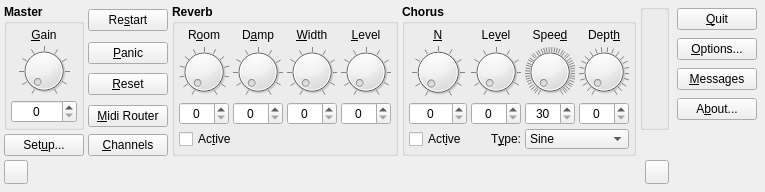
<?xml version="1.0" encoding="UTF-8"?>
<ui version="4.0">
 <author>rncbc aka Rui Nuno Capela</author>
 <comment>qsynth - A fluidsynth Qt GUI Interface.

   Copyright (C) 2003-2023, rncbc aka Rui Nuno Capela. All rights reserved.

   This program is free software; you can redistribute it and/or
   modify it under the terms of the GNU General Public License
   as published by the Free Software Foundation; either version 2
   of the License, or (at your option) any later version.

   This program is distributed in the hope that it will be useful,
   but WITHOUT ANY WARRANTY; without even the implied warranty of
   MERCHANTABILITY or FITNESS FOR A PARTICULAR PURPOSE.  See the
   GNU General Public License for more details.

   You should have received a copy of the GNU General Public License along
   with this program; if not, write to the Free Software Foundation, Inc.,
   51 Franklin Street, Fifth Floor, Boston, MA 02110-1301 USA.

 </comment>
 <class>qsynthMainForm</class>
 <widget class="QWidget" name="qsynthMainForm">
  <property name="geometry">
   <rect>
    <x>0</x>
    <y>0</y>
    <width>749</width>
    <height>192</height>
   </rect>
  </property>
  <property name="windowIcon">
   <iconset resource="qsynth.qrc">:/images/qsynth.svg</iconset>
  </property>
  <layout class="QGridLayout">
   <item row="0" column="0" rowspan="4">
    <widget class="QGroupBox" name="GainGroupBox">
     <property name="font">
      <font>
       <weight>75</weight>
       <bold>true</bold>
      </font>
     </property>
     <property name="title">
      <string>Master</string>
     </property>
     <layout class="QVBoxLayout">
      <property name="spacing">
       <number>4</number>
      </property>
      <property name="margin">
       <number>4</number>
      </property>
      <item>
       <widget class="QLabel" name="GainTextLabel">
        <property name="font">
         <font>
          <weight>50</weight>
          <bold>false</bold>
         </font>
        </property>
        <property name="text">
         <string>&amp;Gain</string>
        </property>
        <property name="alignment">
         <set>Qt::AlignCenter</set>
        </property>
        <property name="wordWrap">
         <bool>false</bool>
        </property>
        <property name="buddy">
         <cstring>GainSpinBox</cstring>
        </property>
       </widget>
      </item>
      <item>
       <widget class="qsynthKnob" name="GainDial">
        <property name="font">
         <font>
          <weight>50</weight>
          <bold>false</bold>
         </font>
        </property>
        <property name="toolTip">
         <string>Master Gain</string>
        </property>
        <property name="maximum">
         <number>200</number>
        </property>
        <property name="orientation">
         <enum>Qt::Horizontal</enum>
        </property>
        <property name="notchTarget">
         <double>20.0</double>
        </property>
        <property name="notchesVisible">
         <bool>true</bool>
        </property>
       </widget>
      </item>
      <item>
       <widget class="QSpinBox" name="GainSpinBox">
        <property name="font">
         <font>
          <weight>50</weight>
          <bold>false</bold>
         </font>
        </property>
        <property name="toolTip">
         <string>Master Gain</string>
        </property>
        <property name="alignment">
         <set>Qt::AlignHCenter</set>
        </property>
        <property name="maximum">
         <number>200</number>
        </property>
       </widget>
      </item>
     </layout>
    </widget>
   </item>
   <item row="0" column="1">
    <widget class="QPushButton" name="RestartPushButton">
     <property name="toolTip">
      <string>Complete engine restart</string>
     </property>
     <property name="text">
      <string>Re&amp;start</string>
     </property>
     <property name="icon">
      <iconset resource="qsynth.qrc">:/images/restart1.png</iconset>
     </property>
    </widget>
   </item>
   <item row="0" column="2" rowspan="5">
    <widget class="QGroupBox" name="ReverbGroupBox">
     <property name="font">
      <font>
       <weight>75</weight>
       <bold>true</bold>
      </font>
     </property>
     <property name="title">
      <string>Reverb</string>
     </property>
     <layout class="QGridLayout">
      <property name="margin">
       <number>4</number>
      </property>
      <property name="spacing">
       <number>4</number>
      </property>
      <item row="3" column="0" colspan="4">
       <widget class="QCheckBox" name="ReverbActiveCheckBox">
        <property name="minimumSize">
         <size>
          <width>0</width>
          <height>20</height>
         </size>
        </property>
        <property name="font">
         <font>
          <weight>50</weight>
          <bold>false</bold>
         </font>
        </property>
        <property name="toolTip">
         <string>Reverb effect activation</string>
        </property>
        <property name="text">
         <string>Ac&amp;tive</string>
        </property>
       </widget>
      </item>
      <item row="2" column="3">
       <widget class="QSpinBox" name="ReverbLevelSpinBox">
        <property name="font">
         <font>
          <weight>50</weight>
          <bold>false</bold>
         </font>
        </property>
        <property name="toolTip">
         <string>Reverb Level</string>
        </property>
        <property name="alignment">
         <set>Qt::AlignHCenter</set>
        </property>
        <property name="maximum">
         <number>100</number>
        </property>
       </widget>
      </item>
      <item row="1" column="3">
       <widget class="qsynthKnob" name="ReverbLevelDial">
        <property name="font">
         <font>
          <weight>50</weight>
          <bold>false</bold>
         </font>
        </property>
        <property name="toolTip">
         <string>Reverb Level</string>
        </property>
        <property name="maximum">
         <number>100</number>
        </property>
        <property name="orientation">
         <enum>Qt::Horizontal</enum>
        </property>
        <property name="notchTarget">
         <double>10.0</double>
        </property>
        <property name="notchesVisible">
         <bool>true</bool>
        </property>
       </widget>
      </item>
      <item row="0" column="3">
       <widget class="QLabel" name="ReverbLevelTextLabel">
        <property name="font">
         <font>
          <weight>50</weight>
          <bold>false</bold>
         </font>
        </property>
        <property name="text">
         <string>&amp;Level</string>
        </property>
        <property name="alignment">
         <set>Qt::AlignCenter</set>
        </property>
        <property name="wordWrap">
         <bool>false</bool>
        </property>
        <property name="buddy">
         <cstring>ReverbLevelSpinBox</cstring>
        </property>
       </widget>
      </item>
      <item row="2" column="2">
       <widget class="QSpinBox" name="ReverbWidthSpinBox">
        <property name="font">
         <font>
          <weight>50</weight>
          <bold>false</bold>
         </font>
        </property>
        <property name="toolTip">
         <string>Reverb Width</string>
        </property>
        <property name="alignment">
         <set>Qt::AlignHCenter</set>
        </property>
        <property name="maximum">
         <number>100</number>
        </property>
       </widget>
      </item>
      <item row="0" column="2">
       <widget class="QLabel" name="ReverbWidthTextLabel">
        <property name="font">
         <font>
          <weight>50</weight>
          <bold>false</bold>
         </font>
        </property>
        <property name="text">
         <string>&amp;Width</string>
        </property>
        <property name="alignment">
         <set>Qt::AlignCenter</set>
        </property>
        <property name="wordWrap">
         <bool>false</bool>
        </property>
        <property name="buddy">
         <cstring>ReverbWidthSpinBox</cstring>
        </property>
       </widget>
      </item>
      <item row="1" column="2">
       <widget class="qsynthKnob" name="ReverbWidthDial">
        <property name="font">
         <font>
          <weight>50</weight>
          <bold>false</bold>
         </font>
        </property>
        <property name="toolTip">
         <string>Reverb Width</string>
        </property>
        <property name="maximum">
         <number>100</number>
        </property>
        <property name="orientation">
         <enum>Qt::Horizontal</enum>
        </property>
        <property name="notchTarget">
         <double>10.0</double>
        </property>
        <property name="notchesVisible">
         <bool>true</bool>
        </property>
       </widget>
      </item>
      <item row="2" column="1">
       <widget class="QSpinBox" name="ReverbDampSpinBox">
        <property name="font">
         <font>
          <weight>50</weight>
          <bold>false</bold>
         </font>
        </property>
        <property name="toolTip">
         <string>Reverb Damp Factor</string>
        </property>
        <property name="alignment">
         <set>Qt::AlignHCenter</set>
        </property>
        <property name="maximum">
         <number>100</number>
        </property>
       </widget>
      </item>
      <item row="0" column="1">
       <widget class="QLabel" name="ReverbDampTextLabel">
        <property name="font">
         <font>
          <weight>50</weight>
          <bold>false</bold>
         </font>
        </property>
        <property name="text">
         <string>D&amp;amp</string>
        </property>
        <property name="alignment">
         <set>Qt::AlignCenter</set>
        </property>
        <property name="wordWrap">
         <bool>false</bool>
        </property>
        <property name="buddy">
         <cstring>ReverbDampSpinBox</cstring>
        </property>
       </widget>
      </item>
      <item row="1" column="1">
       <widget class="qsynthKnob" name="ReverbDampDial">
        <property name="font">
         <font>
          <weight>50</weight>
          <bold>false</bold>
         </font>
        </property>
        <property name="toolTip">
         <string>Reverb Damp Factor</string>
        </property>
        <property name="maximum">
         <number>100</number>
        </property>
        <property name="orientation">
         <enum>Qt::Horizontal</enum>
        </property>
        <property name="notchTarget">
         <double>10.0</double>
        </property>
        <property name="notchesVisible">
         <bool>true</bool>
        </property>
       </widget>
      </item>
      <item row="2" column="0">
       <widget class="QSpinBox" name="ReverbRoomSpinBox">
        <property name="font">
         <font>
          <weight>50</weight>
          <bold>false</bold>
         </font>
        </property>
        <property name="toolTip">
         <string>Reverb Room Size</string>
        </property>
        <property name="alignment">
         <set>Qt::AlignHCenter</set>
        </property>
        <property name="maximum">
         <number>120</number>
        </property>
       </widget>
      </item>
      <item row="0" column="0">
       <widget class="QLabel" name="ReverbRoomTextLabel">
        <property name="font">
         <font>
          <weight>50</weight>
          <bold>false</bold>
         </font>
        </property>
        <property name="text">
         <string>R&amp;oom</string>
        </property>
        <property name="alignment">
         <set>Qt::AlignCenter</set>
        </property>
        <property name="wordWrap">
         <bool>false</bool>
        </property>
        <property name="buddy">
         <cstring>ReverbRoomSpinBox</cstring>
        </property>
       </widget>
      </item>
      <item row="1" column="0">
       <widget class="qsynthKnob" name="ReverbRoomDial">
        <property name="font">
         <font>
          <weight>50</weight>
          <bold>false</bold>
         </font>
        </property>
        <property name="toolTip">
         <string>Reverb Room Size</string>
        </property>
        <property name="maximum">
         <number>120</number>
        </property>
        <property name="orientation">
         <enum>Qt::Horizontal</enum>
        </property>
        <property name="notchTarget">
         <double>10.0</double>
        </property>
        <property name="notchesVisible">
         <bool>true</bool>
        </property>
       </widget>
      </item>
     </layout>
    </widget>
   </item>
   <item row="0" column="3" rowspan="5">
    <widget class="QGroupBox" name="ChorusGroupBox">
     <property name="font">
      <font>
       <weight>75</weight>
       <bold>true</bold>
      </font>
     </property>
     <property name="title">
      <string>Chorus</string>
     </property>
     <layout class="QGridLayout">
      <property name="margin">
       <number>4</number>
      </property>
      <property name="spacing">
       <number>4</number>
      </property>
      <item row="3" column="2" colspan="2">
       <widget class="QComboBox" name="ChorusTypeComboBox">
        <property name="minimumSize">
         <size>
          <width>0</width>
          <height>20</height>
         </size>
        </property>
        <property name="font">
         <font>
          <weight>50</weight>
          <bold>false</bold>
         </font>
        </property>
        <property name="toolTip">
         <string>Chorus Modulation Type</string>
        </property>
        <item>
         <property name="text">
          <string>Sine</string>
         </property>
        </item>
        <item>
         <property name="text">
          <string>Triangle</string>
         </property>
        </item>
       </widget>
      </item>
      <item row="3" column="1">
       <widget class="QLabel" name="ChorusTypeTextLabel">
        <property name="minimumSize">
         <size>
          <width>0</width>
          <height>20</height>
         </size>
        </property>
        <property name="font">
         <font>
          <weight>50</weight>
          <bold>false</bold>
         </font>
        </property>
        <property name="text">
         <string>T&amp;ype:</string>
        </property>
        <property name="alignment">
         <set>Qt::AlignRight|Qt::AlignTrailing|Qt::AlignVCenter</set>
        </property>
        <property name="wordWrap">
         <bool>false</bool>
        </property>
        <property name="buddy">
         <cstring>ChorusTypeComboBox</cstring>
        </property>
       </widget>
      </item>
      <item row="3" column="0">
       <widget class="QCheckBox" name="ChorusActiveCheckBox">
        <property name="minimumSize">
         <size>
          <width>0</width>
          <height>20</height>
         </size>
        </property>
        <property name="font">
         <font>
          <weight>50</weight>
          <bold>false</bold>
         </font>
        </property>
        <property name="toolTip">
         <string>Chorus effect activation</string>
        </property>
        <property name="text">
         <string>Act&amp;ive</string>
        </property>
       </widget>
      </item>
      <item row="1" column="0">
       <widget class="qsynthKnob" name="ChorusNrDial">
        <property name="font">
         <font>
          <weight>50</weight>
          <bold>false</bold>
         </font>
        </property>
        <property name="toolTip">
         <string>Number of Chorus Stages</string>
        </property>
        <property name="maximum">
         <number>99</number>
        </property>
        <property name="orientation">
         <enum>Qt::Horizontal</enum>
        </property>
        <property name="notchTarget">
         <double>10.0</double>
        </property>
        <property name="notchesVisible">
         <bool>true</bool>
        </property>
       </widget>
      </item>
      <item row="0" column="0">
       <widget class="QLabel" name="ChorusNrTextLabel">
        <property name="font">
         <font>
          <weight>50</weight>
          <bold>false</bold>
         </font>
        </property>
        <property name="text">
         <string>&amp;N</string>
        </property>
        <property name="alignment">
         <set>Qt::AlignCenter</set>
        </property>
        <property name="wordWrap">
         <bool>false</bool>
        </property>
        <property name="buddy">
         <cstring>ChorusNrSpinBox</cstring>
        </property>
       </widget>
      </item>
      <item row="2" column="0">
       <widget class="QSpinBox" name="ChorusNrSpinBox">
        <property name="font">
         <font>
          <weight>50</weight>
          <bold>false</bold>
         </font>
        </property>
        <property name="toolTip">
         <string>Number of Chorus Stages</string>
        </property>
        <property name="alignment">
         <set>Qt::AlignHCenter</set>
        </property>
        <property name="maximum">
         <number>99</number>
        </property>
       </widget>
      </item>
      <item row="1" column="1">
       <widget class="qsynthKnob" name="ChorusLevelDial">
        <property name="font">
         <font>
          <weight>50</weight>
          <bold>false</bold>
         </font>
        </property>
        <property name="toolTip">
         <string>Chorus Level</string>
        </property>
        <property name="maximum">
         <number>100</number>
        </property>
        <property name="orientation">
         <enum>Qt::Horizontal</enum>
        </property>
        <property name="notchTarget">
         <double>10.0</double>
        </property>
        <property name="notchesVisible">
         <bool>true</bool>
        </property>
       </widget>
      </item>
      <item row="0" column="1">
       <widget class="QLabel" name="ChorusLevelTextLabel">
        <property name="font">
         <font>
          <weight>50</weight>
          <bold>false</bold>
         </font>
        </property>
        <property name="text">
         <string>Le&amp;vel</string>
        </property>
        <property name="alignment">
         <set>Qt::AlignCenter</set>
        </property>
        <property name="wordWrap">
         <bool>false</bool>
        </property>
        <property name="buddy">
         <cstring>ChorusLevelSpinBox</cstring>
        </property>
       </widget>
      </item>
      <item row="2" column="1">
       <widget class="QSpinBox" name="ChorusLevelSpinBox">
        <property name="font">
         <font>
          <weight>50</weight>
          <bold>false</bold>
         </font>
        </property>
        <property name="toolTip">
         <string>Chorus Level</string>
        </property>
        <property name="alignment">
         <set>Qt::AlignHCenter</set>
        </property>
        <property name="maximum">
         <number>100</number>
        </property>
       </widget>
      </item>
      <item row="1" column="2">
       <widget class="qsynthKnob" name="ChorusSpeedDial">
        <property name="font">
         <font>
          <weight>50</weight>
          <bold>false</bold>
         </font>
        </property>
        <property name="toolTip">
         <string>Chorus Speed (Hz)</string>
        </property>
        <property name="minimum">
         <number>30</number>
        </property>
        <property name="maximum">
         <number>500</number>
        </property>
        <property name="orientation">
         <enum>Qt::Horizontal</enum>
        </property>
        <property name="notchTarget">
         <double>10.0</double>
        </property>
        <property name="notchesVisible">
         <bool>true</bool>
        </property>
       </widget>
      </item>
      <item row="0" column="2">
       <widget class="QLabel" name="ChorusSpeedTextLabel">
        <property name="font">
         <font>
          <weight>50</weight>
          <bold>false</bold>
         </font>
        </property>
        <property name="toolTip">
         <string>Chorus Speed Hz</string>
        </property>
        <property name="text">
         <string>Spee&amp;d</string>
        </property>
        <property name="alignment">
         <set>Qt::AlignCenter</set>
        </property>
        <property name="wordWrap">
         <bool>false</bool>
        </property>
        <property name="buddy">
         <cstring>ChorusSpeedSpinBox</cstring>
        </property>
       </widget>
      </item>
      <item row="2" column="2">
       <widget class="QSpinBox" name="ChorusSpeedSpinBox">
        <property name="font">
         <font>
          <weight>50</weight>
          <bold>false</bold>
         </font>
        </property>
        <property name="toolTip">
         <string>Chorus Speed (Hz)</string>
        </property>
        <property name="alignment">
         <set>Qt::AlignHCenter</set>
        </property>
        <property name="minimum">
         <number>30</number>
        </property>
        <property name="maximum">
         <number>500</number>
        </property>
       </widget>
      </item>
      <item row="1" column="3">
       <widget class="qsynthKnob" name="ChorusDepthDial">
        <property name="font">
         <font>
          <weight>50</weight>
          <bold>false</bold>
         </font>
        </property>
        <property name="toolTip">
         <string>Chorus Depth (ms)</string>
        </property>
        <property name="maximum">
         <number>210</number>
        </property>
        <property name="orientation">
         <enum>Qt::Horizontal</enum>
        </property>
        <property name="notchTarget">
         <double>10.0</double>
        </property>
        <property name="notchesVisible">
         <bool>true</bool>
        </property>
       </widget>
      </item>
      <item row="0" column="3">
       <widget class="QLabel" name="ChorusDepthTextLabel">
        <property name="font">
         <font>
          <weight>50</weight>
          <bold>false</bold>
         </font>
        </property>
        <property name="text">
         <string>Dept&amp;h</string>
        </property>
        <property name="alignment">
         <set>Qt::AlignCenter</set>
        </property>
        <property name="wordWrap">
         <bool>false</bool>
        </property>
        <property name="buddy">
         <cstring>ChorusDepthSpinBox</cstring>
        </property>
       </widget>
      </item>
      <item row="2" column="3">
       <widget class="QSpinBox" name="ChorusDepthSpinBox">
        <property name="font">
         <font>
          <weight>50</weight>
          <bold>false</bold>
         </font>
        </property>
        <property name="toolTip">
         <string>Chorus Depth (ms)</string>
        </property>
        <property name="alignment">
         <set>Qt::AlignHCenter</set>
        </property>
        <property name="maximum">
         <number>210</number>
        </property>
       </widget>
      </item>
     </layout>
    </widget>
   </item>
   <item row="0" column="4" rowspan="4">
    <widget class="QGroupBox" name="OutputGroupBox">
     <layout class="QVBoxLayout">
      <property name="spacing">
       <number>4</number>
      </property>
      <property name="margin">
       <number>4</number>
      </property>
      <item>
       <widget class="qsynthMeter" name="OutputMeter">
        <property name="toolTip">
         <string>Output peak level</string>
        </property>
       </widget>
      </item>
     </layout>
    </widget>
   </item>
   <item row="0" column="5" rowspan="5">
    <layout class="QVBoxLayout">
     <property name="spacing">
      <number>8</number>
     </property>
     <property name="margin">
      <number>4</number>
     </property>
     <item>
      <widget class="QPushButton" name="QuitPushButton">
       <property name="toolTip">
        <string>Quit this application</string>
       </property>
       <property name="text">
        <string>&amp;Quit</string>
       </property>
       <property name="icon">
        <iconset resource="qsynth.qrc">:/images/quit1.png</iconset>
       </property>
       <property name="autoDefault">
        <bool>false</bool>
       </property>
      </widget>
     </item>
     <item>
      <widget class="QPushButton" name="OptionsPushButton">
       <property name="toolTip">
        <string>Show general options dialog</string>
       </property>
       <property name="text">
        <string>&amp;Options...</string>
       </property>
       <property name="icon">
        <iconset resource="qsynth.qrc">:/images/options1.png</iconset>
       </property>
       <property name="autoDefault">
        <bool>false</bool>
       </property>
      </widget>
     </item>
     <item>
      <widget class="QPushButton" name="MessagesPushButton">
       <property name="toolTip">
        <string>Show/hide the messages log window</string>
       </property>
       <property name="text">
        <string>&amp;Messages</string>
       </property>
       <property name="icon">
        <iconset resource="qsynth.qrc">:/images/messages1.png</iconset>
       </property>
       <property name="checkable">
        <bool>true</bool>
       </property>
       <property name="autoDefault">
        <bool>false</bool>
       </property>
      </widget>
     </item>
     <item>
      <widget class="QPushButton" name="AboutPushButton">
       <property name="toolTip">
        <string>Show information about this application</string>
       </property>
       <property name="text">
        <string>A&amp;bout...</string>
       </property>
       <property name="icon">
        <iconset resource="qsynth.qrc">:/images/about1.png</iconset>
       </property>
       <property name="autoDefault">
        <bool>false</bool>
       </property>
      </widget>
     </item>
     <item>
      <spacer>
       <property name="orientation">
        <enum>Qt::Vertical</enum>
       </property>
       <property name="sizeType">
        <enum>QSizePolicy::Expanding</enum>
       </property>
       <property name="sizeHint" stdset="0">
        <size>
         <width>8</width>
         <height>8</height>
        </size>
       </property>
      </spacer>
     </item>
    </layout>
   </item>
   <item row="1" column="1">
    <widget class="QPushButton" name="SystemResetPushButton">
     <property name="toolTip">
      <string>System reset</string>
     </property>
     <property name="text">
      <string>&amp;Panic</string>
     </property>
     <property name="icon">
      <iconset resource="qsynth.qrc">:/images/panic1.png</iconset>
     </property>
    </widget>
   </item>
   <item row="2" column="1">
    <widget class="QPushButton" name="ProgramResetPushButton">
     <property name="toolTip">
      <string>Program reset (all channels)</string>
     </property>
     <property name="text">
      <string>&amp;Reset</string>
     </property>
     <property name="icon">
      <iconset resource="qsynth.qrc">:/images/reset1.png</iconset>
     </property>
    </widget>
   </item>
    <item row="3" column="1">
    <widget class="QPushButton" name="RouterPushButton">
     <property name="toolTip">
      <string>Show/hide the midi router window</string>
     </property>
     <property name="text">
      <string>&amp;Midi Router</string>
     </property>
     <property name="icon">
      <iconset resource="qsynth.qrc">:/images/midirouter.png</iconset>
     </property>
     <property name="checkable">
      <bool>true</bool>
     </property>
     <property name="autoDefault">
      <bool>false</bool>
     </property>
    </widget>
   </item>
   <item row="4" column="1">
    <widget class="QPushButton" name="ChannelsPushButton">
     <property name="toolTip">
      <string>Show/hide the channels view window</string>
     </property>
     <property name="text">
      <string>&amp;Channels</string>
     </property>
     <property name="icon">
      <iconset resource="qsynth.qrc">:/images/channels1.png</iconset>
     </property>
     <property name="checkable">
      <bool>true</bool>
     </property>
     <property name="autoDefault">
      <bool>false</bool>
     </property>
    </widget>
   </item>
   <item row="4" column="0">
    <widget class="QPushButton" name="SetupPushButton">
     <property name="toolTip">
      <string>Show instance settings and configuration dialog</string>
     </property>
     <property name="text">
      <string>Set&amp;up...</string>
     </property>
     <property name="icon">
      <iconset resource="qsynth.qrc">:/images/setup1.png</iconset>
     </property>
     <property name="autoDefault">
      <bool>false</bool>
     </property>
    </widget>
   </item>
   <item row="5" column="0" colspan="5">
    <layout class="QHBoxLayout">
     <property name="spacing">
      <number>4</number>
     </property>
     <property name="margin">
      <number>0</number>
     </property>
     <item>
      <widget class="QToolButton" name="NewEngineToolButton">
       <property name="minimumSize">
        <size>
         <width>22</width>
         <height>22</height>
        </size>
       </property>
       <property name="maximumSize">
        <size>
         <width>24</width>
         <height>24</height>
        </size>
       </property>
       <property name="focusPolicy">
        <enum>Qt::NoFocus</enum>
       </property>
       <property name="toolTip">
        <string>Add a new engine</string>
       </property>
       <property name="icon">
        <iconset resource="qsynth.qrc">:/images/add1.png</iconset>
       </property>
      </widget>
     </item>
     <item>
      <widget class="qsynthTabBar" name="TabBar">
       <property name="focusPolicy">
        <enum>Qt::StrongFocus</enum>
       </property>
       <property name="toolTip">
        <string>Engine selector (right-click for menu)</string>
       </property>
      </widget>
     </item>
     <item>
      <spacer>
       <property name="orientation">
        <enum>Qt::Horizontal</enum>
       </property>
       <property name="sizeType">
        <enum>QSizePolicy::Expanding</enum>
       </property>
       <property name="sizeHint" stdset="0">
        <size>
         <width>8</width>
         <height>8</height>
        </size>
       </property>
      </spacer>
     </item>
     <item>
      <widget class="QToolButton" name="DeleteEngineToolButton">
       <property name="minimumSize">
        <size>
         <width>22</width>
         <height>22</height>
        </size>
       </property>
       <property name="maximumSize">
        <size>
         <width>24</width>
         <height>24</height>
        </size>
       </property>
       <property name="focusPolicy">
        <enum>Qt::NoFocus</enum>
       </property>
       <property name="toolTip">
        <string>Delete current engine</string>
       </property>
       <property name="icon">
        <iconset resource="qsynth.qrc">:/images/remove1.png</iconset>
       </property>
      </widget>
     </item>
    </layout>
   </item>
  </layout>
 </widget>
 <layoutdefault spacing="4" margin="4"/>
 <customwidgets>
  <customwidget>
   <class>QTabBar</class>
   <extends>QWidget</extends>
   <header>qtabbar.h</header>
   <container>1</container>
  </customwidget>
  <customwidget>
   <class>qsynthKnob</class>
   <extends>QDial</extends>
   <header>qsynthKnob.h</header>
  </customwidget>
  <customwidget>
   <class>qsynthTabBar</class>
   <extends>QTabBar</extends>
   <header>qsynthTabBar.h</header>
   <container>1</container>
  </customwidget>
  <customwidget>
   <class>qsynthMeter</class>
   <extends>QWidget</extends>
   <header>qsynthMeter.h</header>
  </customwidget>
 </customwidgets>
 <tabstops>
  <tabstop>SetupPushButton</tabstop>
  <tabstop>GainDial</tabstop>
  <tabstop>GainSpinBox</tabstop>
  <tabstop>RestartPushButton</tabstop>
  <tabstop>SystemResetPushButton</tabstop>
  <tabstop>ProgramResetPushButton</tabstop>
  <tabstop>ChannelsPushButton</tabstop>
  <tabstop>RouterPushButton</tabstop>
  <tabstop>ReverbRoomDial</tabstop>
  <tabstop>ReverbRoomSpinBox</tabstop>
  <tabstop>ReverbDampDial</tabstop>
  <tabstop>ReverbDampSpinBox</tabstop>
  <tabstop>ReverbWidthDial</tabstop>
  <tabstop>ReverbWidthSpinBox</tabstop>
  <tabstop>ReverbLevelDial</tabstop>
  <tabstop>ReverbLevelSpinBox</tabstop>
  <tabstop>ReverbActiveCheckBox</tabstop>
  <tabstop>ChorusNrDial</tabstop>
  <tabstop>ChorusNrSpinBox</tabstop>
  <tabstop>ChorusLevelDial</tabstop>
  <tabstop>ChorusLevelSpinBox</tabstop>
  <tabstop>ChorusSpeedDial</tabstop>
  <tabstop>ChorusSpeedSpinBox</tabstop>
  <tabstop>ChorusDepthDial</tabstop>
  <tabstop>ChorusDepthSpinBox</tabstop>
  <tabstop>ChorusActiveCheckBox</tabstop>
  <tabstop>ChorusTypeComboBox</tabstop>
  <tabstop>QuitPushButton</tabstop>
  <tabstop>OptionsPushButton</tabstop>
  <tabstop>MessagesPushButton</tabstop>
  <tabstop>AboutPushButton</tabstop>
 </tabstops>
 <resources>
  <include location="qsynth.qrc"/>
 </resources>
 <connections/>
</ui>
